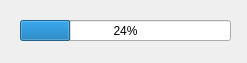
<?xml version="1.0" encoding="UTF-8"?>
<ui version="4.0">
 <class>Dialog</class>
 <widget class="QDialog" name="Dialog">
  <property name="geometry">
   <rect>
    <x>0</x>
    <y>0</y>
    <width>247</width>
    <height>63</height>
   </rect>
  </property>
  <property name="windowTitle">
   <string>Progress</string>
  </property>
  <widget class="QProgressBar" name="progressBar">
   <property name="geometry">
    <rect>
     <x>20</x>
     <y>20</y>
     <width>211</width>
     <height>21</height>
    </rect>
   </property>
   <property name="value">
    <number>24</number>
   </property>
  </widget>
 </widget>
 <resources/>
 <connections/>
</ui>
